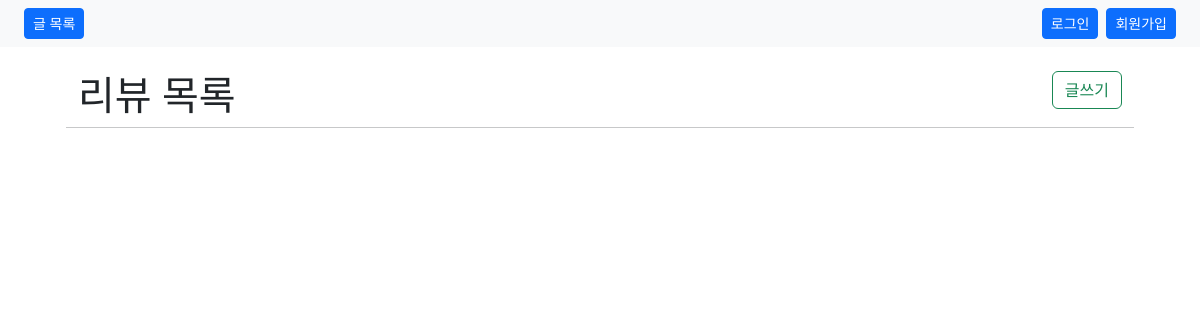
/reviews/, run on an earlier commit of the app's database.
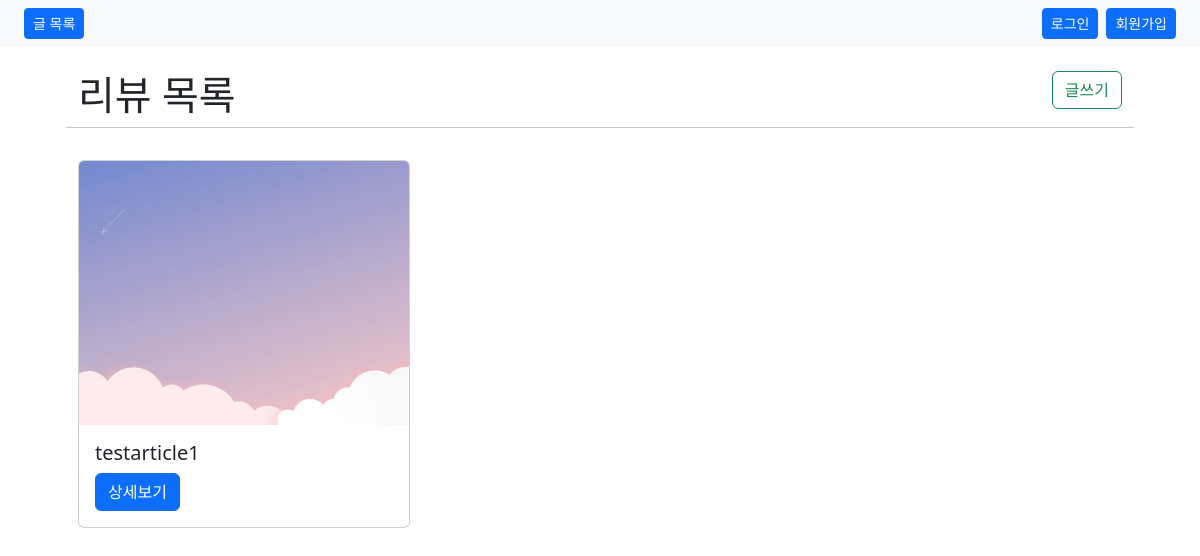
And on a later commit of the database.
### reviews/models.py (models this page shows)
class Review(models.Model):
    user = models.ForeignKey(settings.AUTH_USER_MODEL, on_delete=models.CASCADE)
    title = models.CharField(max_length=80)
    content = models.TextField()
    image = ProcessedImageField(
        upload_to="images/",
        blank=True,
        processors=[ResizeToFill(1200, 960)],
        format="JPEG",
        options={"quality": 80},
    )
    like_users = models.ManyToManyField(
        settings.AUTH_USER_MODEL, related_name="like_reviews"
    )

### reviews/views.py (the view)
# urls.py: path("", views.index, name="index"),
def index(request):
    reviews = Review.objects.all()
    context = {"reviews": reviews}
    return render(request, "reviews/index.html", context)

### reviews/templates/reviews/index.html
{% extends 'base.html' %}
{% load static %}
{% load django_bootstrap5 %}
{% block body %}
  <div class="row m-4">
    <div class="col">
      <h1>리뷰 목록</h1>
    </div>
    <div class="col text-end">
      <a href="{% url 'reviews:create' %}" class="btn btn-outline-success">글쓰기</a>
    </div>
    <hr>
    {% for review in reviews %}
    <div class="col-4" >
      <div class="card my-3">
        {% if review.image %}
        <img src="{{ review.image.url }}" class="card-img-top">
        {% else %}
        <img src="{% static 'images/temp.jpg' %}">
        {% endif %}
        <div class="card-body">
          <h5 class="card-title">{{ review.title }}</h5>
          <a href="{% url 'reviews:detail' review.id %}" class="btn btn-primary">상세보기</a>
        </div>
      </div>
    </div>
    {% endfor %}
  </div>
{% endblock %}

What changed in the data, as far as the page shows it:
added Review: image (picture), title "testarticle1"
